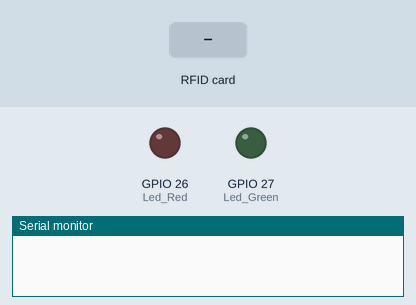
The sketch below on a simulated ESP32. On the bench: output pins drawn as LEDs (lit = HIGH), the last lines printed to the serial monitor. Inputs (shaded band) come from the test bench. WiFi joins after 1.5 s; servers stay silent unless stated; uploads are accepted with an empty reply.

Above: at 0.0 s.
At 6.7 s:
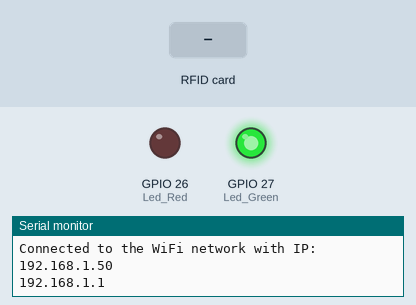
6.8 s: RFID card 5E 7A 19 C4 held to the reader
At 8.2 s:
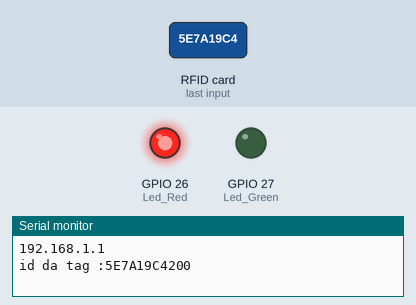
Timing chart, 0 to 10.5 s (numbered marks = the images above; inputs shaded):
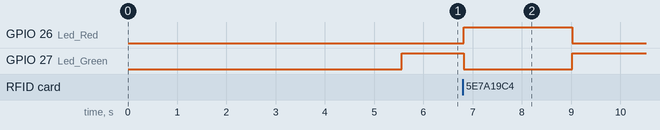

Measured:
- after the input at 6.8 s, GPIO 26 (Led_Red): LOW → HIGH at once, → LOW 2.2 s later; GPIO 27 (Led_Green): HIGH → LOW at once, → HIGH 2.2 s later

The sketch:

sendRfid.ino
```cpp
#include <WiFi.h>
#include <HTTPClient.h>

//inclusão de algumas bibliotecas
#include <SPI.h>
#include <MFRC522.h>

const char* ssid = "XXXXXX";
const char* password =  "XXXXXX";

int Led_Red = 26;
int Led_Green = 27;
int leuRfid = 1;

//define alguns pinos do esp32 que serao conectados aos modulos e componentes
#define SS_PIN 21
#define RST_PIN 22

MFRC522 mfrc522(SS_PIN, RST_PIN);   // define os pinos de controle do modulo de leitura de cartoes RFID

void setup() {

  pinMode (Led_Red, OUTPUT);
  pinMode (Led_Green, OUTPUT);


  Serial.begin(115200);
  delay(4000);

  SPI.begin();   // inicia a comunicacao SPI que sera usada para comunicacao com o mudulo RFID

  mfrc522.PCD_Init();  //inicia o modulo RFID

  Serial.println("RFID + ESP32");
  Serial.println("Aguardando tag RFID para verificar o id da mesma.");

  WiFi.begin(ssid, password);

  while (WiFi.status() != WL_CONNECTED) { //Check for the connection
    delay(500);
    Serial.println("Connecting..");
  }

  Serial.print("Connected to the WiFi network with IP: ");
  Serial.println(WiFi.localIP());
  Serial.println(WiFi.gatewayIP());
}

void loop() {

  digitalWrite (Led_Red, LOW); // LED off
  digitalWrite (Led_Green, HIGH); // LED on

  if(leuRfid == 2){
    delay(500);
    leuRfid = 1;
  }

 if(WiFi.status()== WL_CONNECTED){   //Checa WiFi status

   HTTPClient http;

    if ( ! mfrc522.PICC_IsNewCardPresent()) {
       return;                 // se nao tiver um cartao para ser lido recomeça o void loop
    }
    if ( ! mfrc522.PICC_ReadCardSerial()) {
      return;                  //se nao conseguir ler o cartao recomeça o void loop tambem
    }

    String conteudo = "";      // cria uma string

    Serial.print("id da tag :"); //imprime na serial o id do cartao

    for (byte i = 0; i < mfrc522.uid.size; i++){       // faz uma verificacao dos bits da memoria do cartao
       //ambos comandos abaixo vão concatenar as informacoes do cartao...
       //porem os 2 primeiros irao mostrar na serial e os 2 ultimos guardarao os valores na string de conteudo para fazer as verificacoes
       Serial.print(mfrc522.uid.uidByte[i] < 0x10 ? " 0" : "");
       Serial.print(mfrc522.uid.uidByte[i], HEX);
       conteudo.concat(String(mfrc522.uid.uidByte[i] < 0x10 ? " 0" : ""));
       conteudo.concat(String(mfrc522.uid.uidByte[i], HEX));
    }


    if(conteudo != ""){
    //String cod = conteudo.toUpperCase();

    leuRfid = 2;

    digitalWrite (Led_Red, HIGH); // LED on
    digitalWrite (Led_Green, LOW); // LED off

   http.begin("http://192.168.XX.XX:8080/");  //Especifica destino do HTTP request prrencher com o IP
   http.addHeader("Content-Type", "text/plain");  //Especifica content-type header

   int httpResponseCode = http.POST(conteudo);   //Envia POST atual

   if(httpResponseCode>0){

    Serial.println(httpResponseCode);   //Printa codigo de retorno
    delay(2000);

   }else{

    Serial.print("Error on sending request: ");
    Serial.println(httpResponseCode);

   }

  }


   http.end();  //Free resources

 }else{

    Serial.println("Error in WiFi connection");

 }

}
```
